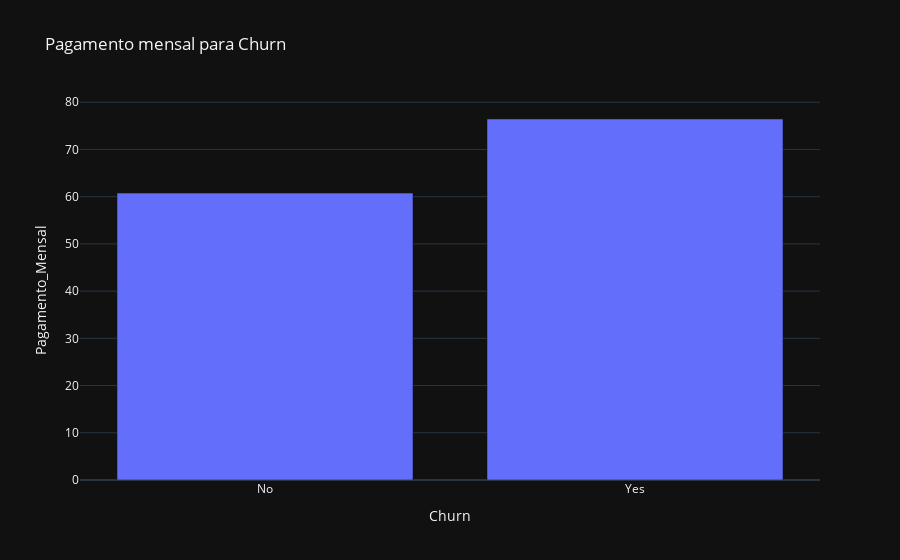

Source (notebook cell):
### Markdown cell above
Temos uma quantidade de dados favoravel a no(Não churn) em relação a yes(Churn), o que pode significar que em quanto mais tempo nosso cliente está com a nossa marca dificilmente ele vá dar churn.

### Code cell
media = df.groupby('Churn')['Pagamento_Mensal'].mean().reset_index()

fig = px.bar(media, x='Churn', y='Pagamento_Mensal',
             title='Pagamento mensal para Churn')
fig.show()

### Figure 1 — Plotly figure (JSON) as saved in the notebook; plotly's stock layout.template omitted (floating-point values rounded to 4 significant figures)
{"data": [{"hovertemplate": "Churn=%{x}<br>Pagamento_Mensal=%{y}<extra></extra>", "legendgroup": "", "marker": {"color": "#636efa", "pattern": {"shape": ""}}, "name": "", "orientation": "v", "showlegend": false, "textposition": "auto", "x": ["No", "Yes"], "xaxis": "x", "y": [60.76, 76.45], "yaxis": "y", "type": "bar"}], "layout": {"xaxis": {"anchor": "y", "domain": [0.0, 1.0], "title": {"text": "Churn"}}, "yaxis": {"anchor": "x", "domain": [0.0, 1.0], "title": {"text": "Pagamento_Mensal"}}, "legend": {"tracegroupgap": 0}, "title": {"text": "Pagamento mensal para Churn"}, "barmode": "relative"}}
